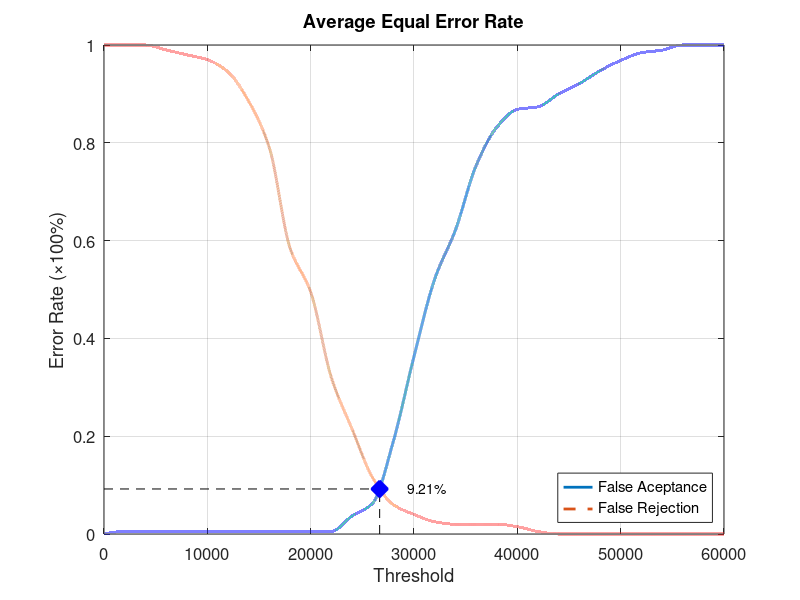
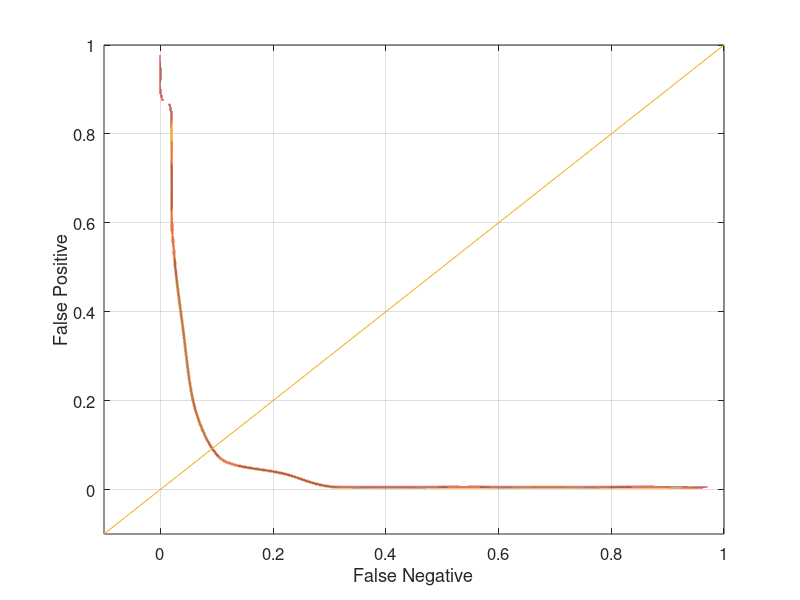

Write MATLAB code to recreate these figures, in order.
function yEER = Database3_1
close all;
clear;
clc;
x = 0:2000:60000;
xq = 0:0.5:60000;

y0 = [0 0.00526316 0.00526316 0.00526316 0.00526316 0.00526316 0.00526316 0.00526316 0.00526316 0.00526316 0.00526316 0.00526316 0.0368421 0.0631579 0.189474 0.363158 0.521053 0.621053 0.752632 0.831579 0.868421 0.873684 0.9 0.921053 0.947368 0.968421 0.984211 0.989474 1 1 1];
yy0 = interp1(x, y0, xq, 'pchip');
y1 = [1 1 1 0.99 0.98 0.97 0.945 0.885 0.79 0.585 0.495 0.32 0.215 0.115 0.06 0.04 0.025 0.02 0.02 0.02 0.015 0.005 0 0 0 0 0 0 0 0 0];
yy1 = interp1(x, y1, xq, 'pchip');

% Calculating EER: 
y2 = abs(y0 - y1);
find(y2 == min(y2))
yy2 = abs(yy0 - yy1);
xEER = find(yy2 == min(yy2));
xEERIndex = xq(xEER) % X-axis EER
yEER = yy0(xEER) % Y-axis EER

main = figure
plot(xq, yy0,'-','LineWidth', 2);	hold on
plot(xq, yy1,'--','LineWidth', 2);	hold on
plot([xEERIndex xEERIndex], [0 yEER], 'k--');	hold on
plot([0 xEERIndex], [yEER yEER], 'k--');	hold on
plot(xEERIndex, yEER, 'bx', 'LineWidth', 10);	hold on
text(xEERIndex + 10 * xEERIndex / 100, yEER, [num2str(round((10000 * yEER)) / 100) '%'])
legend('False Aceptance', 'False Rejection', 'Location', 'SouthEast')
xlabel('Threshold')
ylabel('Error Rate (\times100%)')
title('Average Equal Error Rate')
set(gca, 'FontSize', 12)
axis([0 60000 0 1])
grid on

print(main, 'Database3_1Main', '-dpng');
FNRxFPR = figure('Color', [1 1 1]);
plot(yy1, yy0, '-', yy1, yy0, 'LineWidth', 2);
hold on
y = -0.1:0.1:1
plot(y, y); 
set(gca, 'FontSize', 12)
xlabel('False Negative')
ylabel('False Positive')
axis([-0.1 1 -0.1 1])
set(gca, 'FontSize', 12)
grid on

print(FNRxFPR, 'Database3_1FNRxFPR','-dpng');
end
